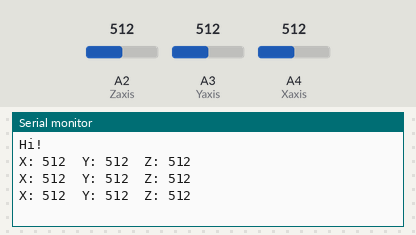
Simulated run of this sketch. Board: Arduino Uno, built with avr-gcc and run on an emulated ATmega328P. On the bench: the last lines printed to the serial monitor. The inputs (shaded band) are chosen by the test bench; at power-on: A2 (Zaxis) = 512, A3 (Yaxis) = 512, A4 (Xaxis) = 512.

Above: at 1.3 s.
1.4 s: A2 (Zaxis) set to 716
At 2.0 s:
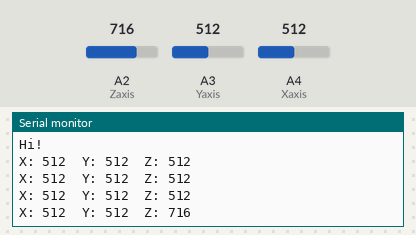
2.9 s: A3 (Yaxis) set to 716
At 3.5 s:
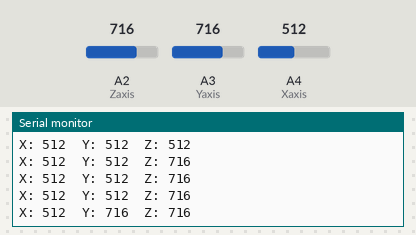
4.4 s: A4 (Xaxis) set to 716
At 5.0 s:
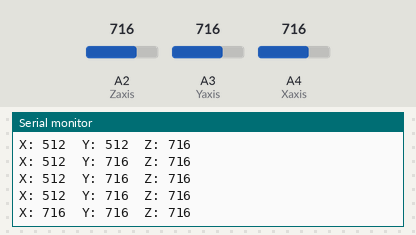
5.9 s: A2 (Zaxis) set to 900
At 6.6 s:
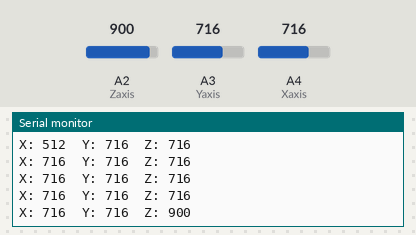
7.4 s: A3 (Yaxis) set to 900
At 8.1 s:
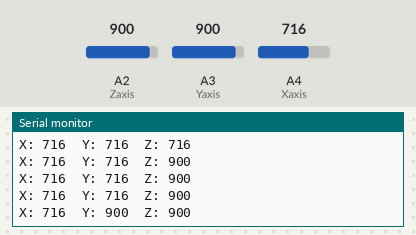
8.9 s: A4 (Xaxis) set to 900
At 9.5 s:
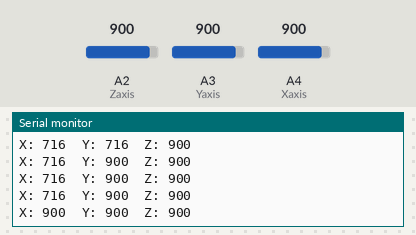
Timing chart, 0 to 11.4 s (numbered marks = the images above; inputs shaded):
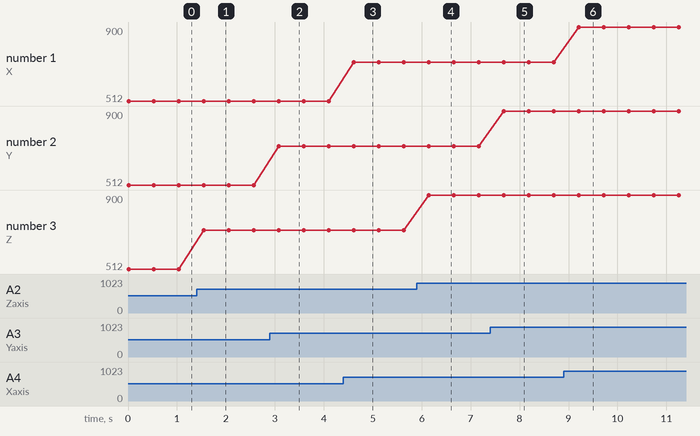

The sketch:

Acceleration_Fit_AI.ino
```cpp
/*
 * This code is made for testing accelerometer
 */

#include <math.h>
//#include <Average.h>

//*** Accelerometer Pins***
const int GND = A5;
const int Zaxis = A2;
const int Yaxis = A3;
const int Xaxis = A4;
const int VCC = A1;


int xAcc, yAcc, zAcc;


void setup() {
  //start serial
  Serial.begin(9600);
  while(!Serial){
    //wait for the serial connection
  }
  Serial.println("Hi!");

  //Configure the accelerometer pins
  pinMode(GND,OUTPUT);
  pinMode(VCC,OUTPUT);
  digitalWrite(GND,LOW);
  digitalWrite(VCC,HIGH);
  pinMode(Xaxis, INPUT);
  pinMode(Yaxis, INPUT);
  pinMode(Zaxis, INPUT);
}

void loop() {

  //read the values from the accelerometer
  xAcc = analogRead(Xaxis);
  yAcc = analogRead(Yaxis);
  zAcc = analogRead(Zaxis);

  //display all the values
  delay(10);
  Serial.print("X: ");
  Serial.print(xAcc);
  Serial.print("\t");
  Serial.print("Y: ");
  Serial.print(yAcc);
  Serial.print("\t");
  Serial.print("Z: ");
  Serial.print(zAcc);
  Serial.print("\t");
  Serial.println(" ");

  delay(500);
}
```

Measured:
- after the input at 1.4 s, the serial monitor: prints a new line after 0.14 s (image 1)
- after the input at 2.9 s, the serial monitor: prints a new line after 0.18 s (image 2)
- after the input at 4.4 s, the serial monitor: prints a new line after 0.21 s (image 3)
- after the input at 5.9 s, the serial monitor: prints a new line after 0.24 s (image 4)
- after the input at 7.4 s, the serial monitor: prints a new line after 0.27 s (image 5)
- after the input at 8.9 s, the serial monitor: prints a new line after 0.31 s (image 6)
- plotted number 3: 512 → 716 after the input at 1.4 s, 716 → 900 after the input at 5.9 s
